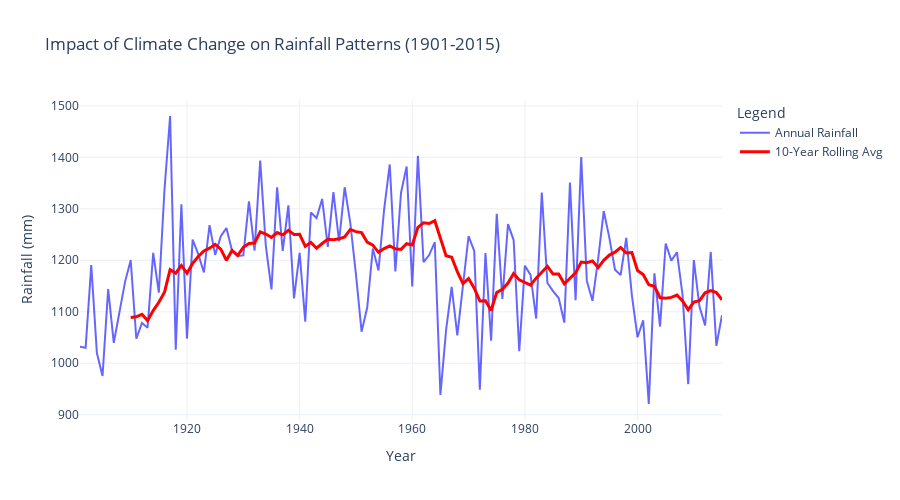

The code cell stored with this chart in its notebook:
### Code cell
# calculating rolling averages to assess climate change impact
df['10-Year Rolling Avg'] = df['ANNUAL'].rolling(window=10).mean()

fig_climate_change = go.Figure()

fig_climate_change.add_trace(go.Scatter(
    x=df['YEAR'],
    y=df['ANNUAL'],
    mode='lines',
    name='Annual Rainfall',
    line=dict(color='blue', width=2),
    opacity=0.6
))

fig_climate_change.add_trace(go.Scatter(
    x=df['YEAR'],
    y=df['10-Year Rolling Avg'],
    mode='lines',
    name='10-Year Rolling Avg',
    line=dict(color='red', width=3)
))

fig_climate_change.update_layout(
    title='Impact of Climate Change on Rainfall Patterns (1901-2015)',
    xaxis_title='Year',
    yaxis_title='Rainfall (mm)',
    template='plotly_white',
    legend=dict(title="Legend"),
    height=500
)

fig_climate_change.show()
